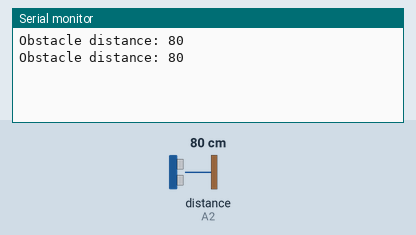
A sketch run on a simulated Arduino Uno, built with avr-gcc and run on an emulated ATmega328P. Parts: the last lines printed to the serial monitor. Inputs (shaded band) come from the test bench; at power-on: distance to the obstacle (sensor on A2) 80 cm.

Above: at 2.8 s.
2.9 s: distance to the obstacle (sensor on A2) set to 2 cm
At 3.7 s:
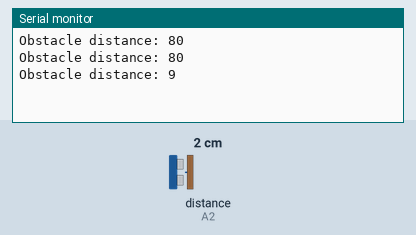
7.1 s: distance to the obstacle (sensor on A2) set to 18 cm
At 8.0 s:
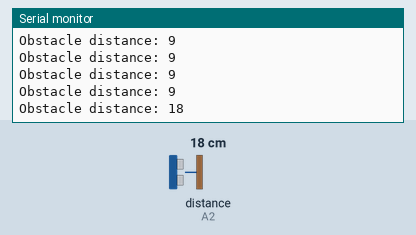
Timing chart, 0 to 10.1 s (numbered marks = the images above; inputs shaded):
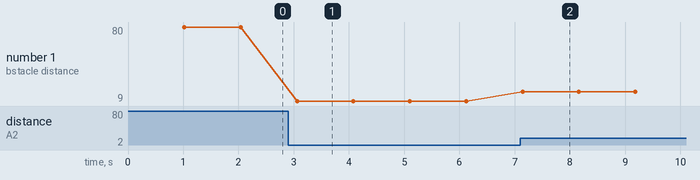

Measured:
- after the input at 2.9 s, the serial monitor: prints a new line after 0.16 s (image 1)
- after the input at 7.1 s, the serial monitor: prints a new line at once (image 2)
- plotted number 1: 80 → 9 after the input at 2.9 s, 9 → 18 after the input at 7.1 s

The sketch:

IRsensortestShort.ino
```cpp
#include "DualVNH5019MotorShield.h"
#include <SharpIR.h>
#define ir A2
#define model 1080
// model: an int that determines your sensor:  1080 for GP2Y0A21Y
//                                            20150 for GP2Y0A02Y

SharpIR sharp(ir,25,93,model);

void setup(){
  Serial.begin(9600);
  pinMode(ir,INPUT);

}

void loop(){
  delay(1000);
  int dis = sharp.distance();
  Serial.print("Obstacle distance: ");
  Serial.println(dis);
}
```
